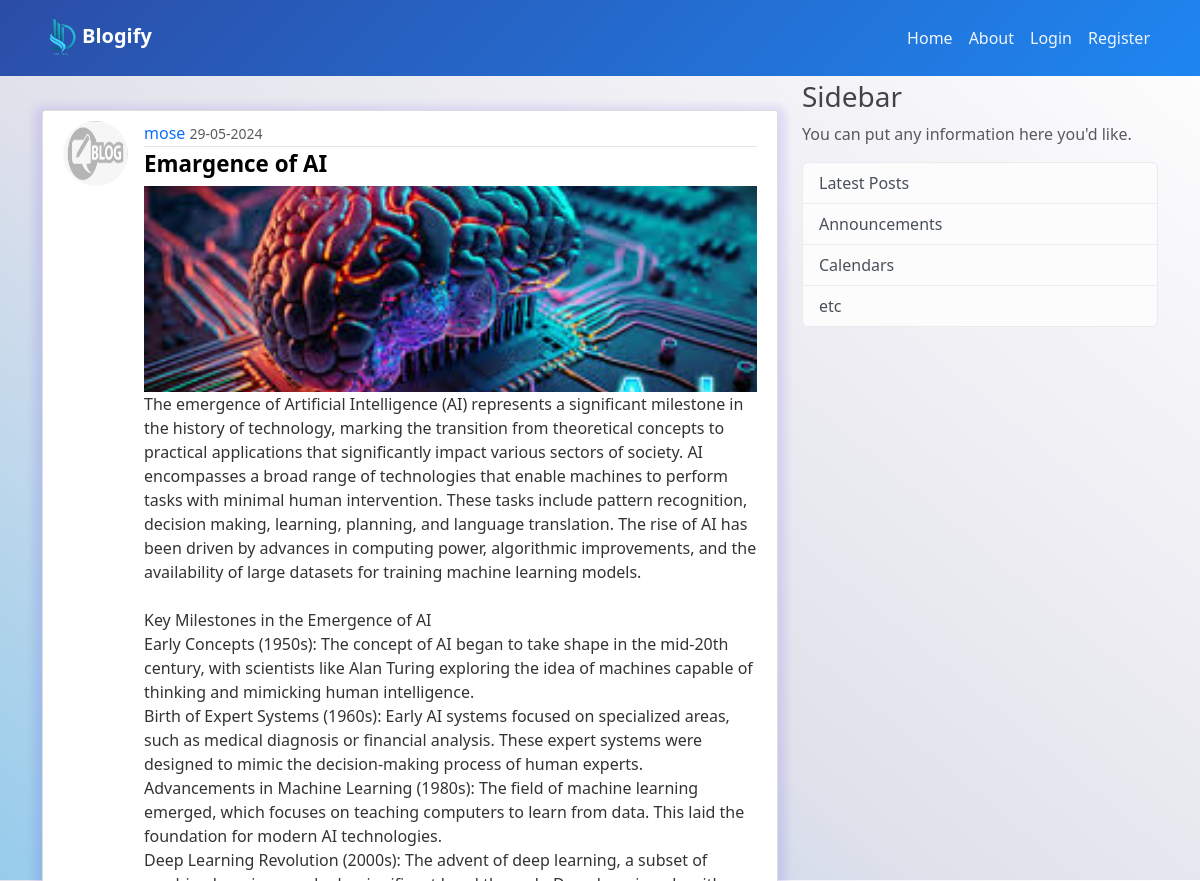
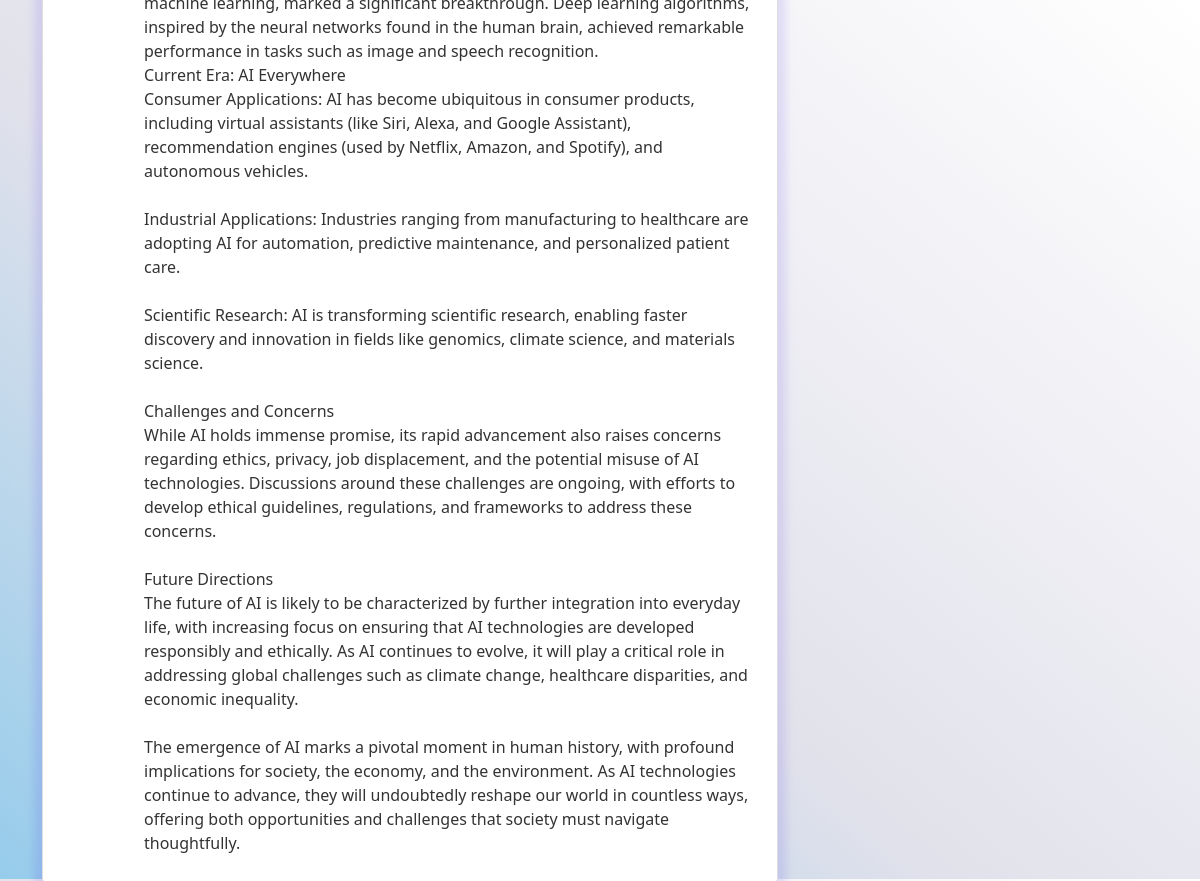
The page /post/5 on the database its author committed (2 pictures, top to bottom).
### Blogify/model.py (models this page shows, shortened)
class User(db.Model, UserMixin):
    id = db.Column(db.Integer, primary_key=True)
    username = db.Column(db.String(20), unique=True, nullable=False)
    email = db.Column(db.String(120), unique=True, nullable=False)
    image_file = db.Column(db.String(20), nullable=False, default='default.jpg')
    password = db.Column(db.String(60), nullable=False)
    posts = db.relationship('Post', backref='author', lazy=True)

class Post(db.Model):
    id = db.Column(db.Integer, primary_key=True)
    title = db.Column(db.String(100), nullable=False)
    image_file = db.Column(db.String(20), nullable=False, default='default.jpg')
    date_posted = db.Column(db.DateTime, nullable=False, default=datetime.utcnow)
    content = db.Column(db.Text, nullable=False)
    user_id = db.Column(db.Integer, db.ForeignKey('user.id'), nullable=False)

### Blogify/route.py (the view)
@app.route("/post/<int:post_id>")
def post(post_id):
    post = Post.query.get_or_404(post_id)
    return render_template('post.html', title=post.title, post=post)

### Blogify/templates/post.html (shortened to what this page needs)
{% extends "main.html" %}
{% block content %}
<article class="media content-section">
  {% if post.author.image_file.startswith('images/') %}
    <img class="rounded-circle article-img" src="{{ url_for('static', filename=post.author.image_file) }}">
  {% else %}
    <img class="rounded-circle article-img" src="{{ post.author.image_file }}">
  {% endif %}                                                                                                                                                                                                               <div class="media-body">                                                                                        <div class="article-metadata">                                                                                  <a class="mr-2" href="{{ url_for('user_post', username=post.author.username) }}">{{ post.author.username }}</a>
            <small class="text-muted">{{ post.date_posted.strftime('%d-%m-%Y') }}</small>
        </div>
        <h2 class="article-title">{{ post.title }}</h2>
        <img style="width: 100%; object-fit: cover; height: 206px;" src="{{ post.image_file }}" alt="">
        <p class="article-content">{{ post.content }}</p>
    </div>
</article>
{% endblock content %}

### Blogify/static/main.css (style rules this page uses)
:root { --primary: #0463FA; --light: #EFF5FF; --dark: #1B2C51; }
body { background: rgb(255,255,255); background: linear-gradient(220deg, rgba(255,255,255,1) 0%, rgba(225,225,235,1) 58%, rgb(150, 204, 235) 100%); color: #333333; height: 100vh; margin-top: 5rem; }
h1, h2, h3, h4, h5, h6 { color: #444444; }
.media { background: #ffffff; box-shadow: 0 4px 8px 8px rgba(48, 6, 237, 0.1); border: 1px solid #dddddd; border-radius: 3px; margin-bottom: 20px; font-weight: 500; padding: 10px 20px; }
.media { width: 100%; display: flex; margin: 30px auto; }
.media-body { width: 100%; }
.article-title { color: black; text-decoration: none; font-size: 1.4rem; font-weight: 600; }
.article-content { white-space: pre-line; font-weight: 500; }
.article-img { height: 65px; width: 65px; margin-right: 16px; }
.article-metadata { padding-bottom: 1px; margin-bottom: 4px; border-bottom: 1px solid #e3e3e3; }
.article-metadata a { text-decoration: none; }

### rows shown on the page
User: author.image_file (placeholder picture), author.username "mose"
Post: date_posted "29-05-2024", title "Emargence of AI", image_file (picture), content "The emergence of Artificial Intelligence (AI) represents a significant milestone in the history of technology, marking the transition from theoretical concepts to practical applications that significantly impact various sectors of society. AI encompasses a broad range of technologies that enable machines to perform tasks with minimal human intervention. These tasks include pattern recognition, decision making, learning, planning, and language translation. The rise of AI has been driven by advances in computing power, algorithmic improvements, and the availability of large datasets for training machine learning models. Key Milestones in the Emergence of AI Early Concepts (1950s): The concept…"
